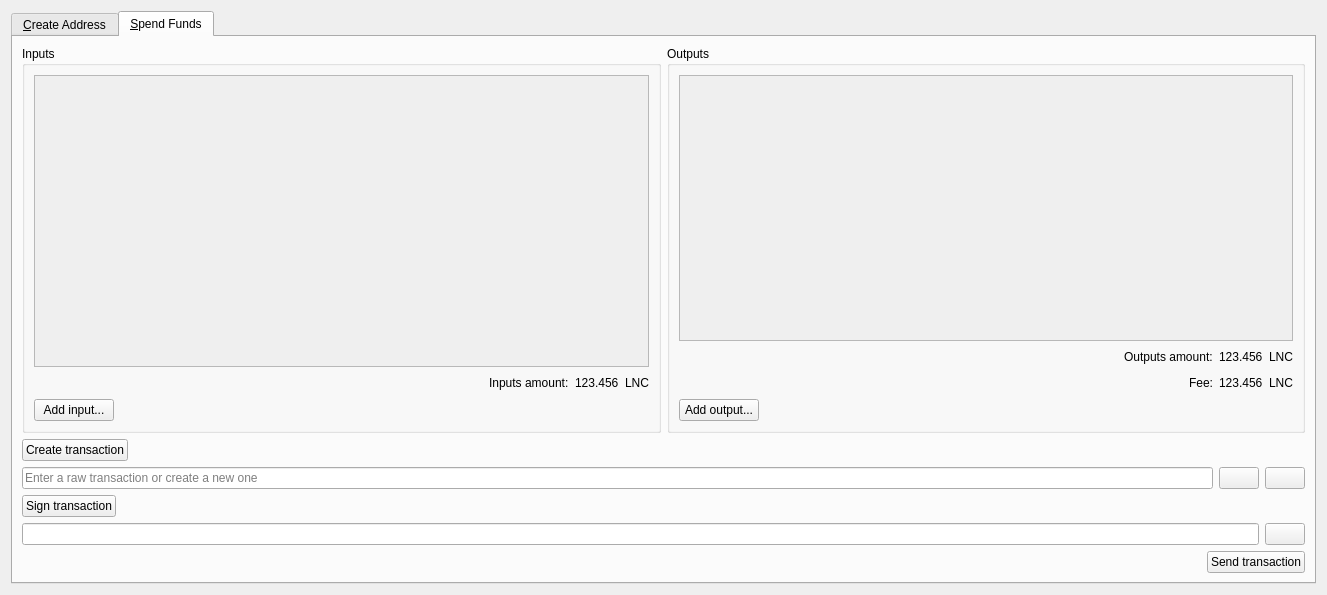
<?xml version="1.0" encoding="UTF-8"?>
<ui version="4.0">
 <class>MultisigDialog</class>
 <widget class="QDialog" name="MultisigDialog">
  <property name="geometry">
   <rect>
    <x>0</x>
    <y>0</y>
    <width>1327</width>
    <height>595</height>
   </rect>
  </property>
  <property name="windowTitle">
   <string>Multisig</string>
  </property>
  <layout class="QVBoxLayout" name="verticalLayout_2">
   <item>
    <widget class="QTabWidget" name="tabWidget">
     <property name="currentIndex">
      <number>1</number>
     </property>
     <widget class="QWidget" name="tabCreateAddress">
      <attribute name="title">
       <string>&amp;Create Address</string>
      </attribute>
      <layout class="QVBoxLayout" name="verticalLayout">
       <item>
        <widget class="QScrollArea" name="scrollArea">
         <property name="widgetResizable">
          <bool>true</bool>
         </property>
         <widget class="QWidget" name="scrollAreaWidgetContents">
          <property name="geometry">
           <rect>
            <x>0</x>
            <y>0</y>
            <width>1283</width>
            <height>345</height>
           </rect>
          </property>
          <layout class="QVBoxLayout" name="verticalLayout_3">
           <item>
            <layout class="QVBoxLayout" name="pubkeyEntries"/>
           </item>
           <item>
            <spacer name="verticalSpacer">
             <property name="orientation">
              <enum>Qt::Vertical</enum>
             </property>
             <property name="sizeHint" stdset="0">
              <size>
               <width>20</width>
               <height>40</height>
              </size>
             </property>
            </spacer>
           </item>
          </layout>
         </widget>
        </widget>
       </item>
       <item>
        <layout class="QHBoxLayout" name="horizontalLayout_14">
         <item>
          <widget class="QPushButton" name="addPubKeyButton">
           <property name="toolTip">
            <string>Add a member to the signing pool</string>
           </property>
           <property name="text">
            <string>&amp;Add public key...</string>
           </property>
           <property name="icon">
            <iconset resource="../bitcoin.qrc">
             <normaloff>:/icons/add</normaloff>:/icons/add</iconset>
           </property>
          </widget>
         </item>
         <item>
          <widget class="QPushButton" name="clearButton">
           <property name="sizePolicy">
            <sizepolicy hsizetype="Minimum" vsizetype="Fixed">
             <horstretch>0</horstretch>
             <verstretch>0</verstretch>
            </sizepolicy>
           </property>
           <property name="toolTip">
            <string>Remove all public key fields</string>
           </property>
           <property name="text">
            <string>Clear all</string>
           </property>
           <property name="icon">
            <iconset resource="../bitcoin.qrc">
             <normaloff>:/icons/remove</normaloff>:/icons/remove</iconset>
           </property>
           <property name="autoRepeatDelay">
            <number>300</number>
           </property>
          </widget>
         </item>
         <item>
          <spacer name="horizontalSpacer_8">
           <property name="orientation">
            <enum>Qt::Horizontal</enum>
           </property>
           <property name="sizeHint" stdset="0">
            <size>
             <width>40</width>
             <height>20</height>
            </size>
           </property>
          </spacer>
         </item>
        </layout>
       </item>
       <item>
        <layout class="QHBoxLayout" name="horizontalLayout_2">
         <item>
          <widget class="QLabel" name="requiredSignaturesLabel">
           <property name="text">
            <string>Required signatures:</string>
           </property>
          </widget>
         </item>
         <item>
          <widget class="QLineEdit" name="requiredSignatures">
           <property name="sizePolicy">
            <sizepolicy hsizetype="Minimum" vsizetype="Fixed">
             <horstretch>0</horstretch>
             <verstretch>0</verstretch>
            </sizepolicy>
           </property>
           <property name="minimumSize">
            <size>
             <width>127</width>
             <height>0</height>
            </size>
           </property>
           <property name="text">
            <string/>
           </property>
           <property name="maxLength">
            <number>2</number>
           </property>
           <property name="frame">
            <bool>true</bool>
           </property>
           <property name="alignment">
            <set>Qt::AlignRight|Qt::AlignTrailing|Qt::AlignVCenter</set>
           </property>
           <property name="placeholderText">
            <string>Enter a number</string>
           </property>
          </widget>
         </item>
         <item>
          <widget class="QLabel" name="maxSignaturesLabel">
           <property name="text">
            <string>/ 1</string>
           </property>
          </widget>
         </item>
         <item>
          <spacer name="horizontalSpacer_2">
           <property name="orientation">
            <enum>Qt::Horizontal</enum>
           </property>
           <property name="sizeHint" stdset="0">
            <size>
             <width>40</width>
             <height>20</height>
            </size>
           </property>
          </spacer>
         </item>
        </layout>
       </item>
       <item>
        <layout class="QHBoxLayout" name="horizontalLayout">
         <item>
          <widget class="QPushButton" name="createAddressButton">
           <property name="text">
            <string>Create multisig address</string>
           </property>
          </widget>
         </item>
         <item>
          <spacer name="horizontalSpacer">
           <property name="orientation">
            <enum>Qt::Horizontal</enum>
           </property>
           <property name="sizeHint" stdset="0">
            <size>
             <width>40</width>
             <height>20</height>
            </size>
           </property>
          </spacer>
         </item>
        </layout>
       </item>
       <item>
        <layout class="QHBoxLayout" name="horizontalLayoutMultisigAddress">
         <item>
          <widget class="QLabel" name="multisigAddressLabel">
           <property name="text">
            <string>Multisig address:</string>
           </property>
          </widget>
         </item>
         <item>
          <widget class="QLineEdit" name="multisigAddress">
           <property name="readOnly">
            <bool>true</bool>
           </property>
          </widget>
         </item>
         <item>
          <widget class="QPushButton" name="copyMultisigAddressButton">
           <property name="toolTip">
            <string>Copy the multisig address to the system clipboard</string>
           </property>
           <property name="text">
            <string/>
           </property>
           <property name="icon">
            <iconset resource="../bitcoin.qrc">
             <normaloff>:/icons/editcopy</normaloff>:/icons/editcopy</iconset>
           </property>
           <property name="autoDefault">
            <bool>false</bool>
           </property>
          </widget>
         </item>
        </layout>
       </item>
       <item>
        <layout class="QHBoxLayout" name="horizontalLayout_3">
         <item>
          <widget class="QLabel" name="redeemScriptLabel">
           <property name="text">
            <string>Redeem script:</string>
           </property>
          </widget>
         </item>
         <item>
          <widget class="QLineEdit" name="redeemScript">
           <property name="readOnly">
            <bool>true</bool>
           </property>
          </widget>
         </item>
         <item>
          <widget class="QPushButton" name="copyRedeemScriptButton">
           <property name="toolTip">
            <string>Copy the redeem script to the system clipboard</string>
           </property>
           <property name="text">
            <string/>
           </property>
           <property name="icon">
            <iconset resource="../bitcoin.qrc">
             <normaloff>:/icons/editcopy</normaloff>:/icons/editcopy</iconset>
           </property>
           <property name="autoDefault">
            <bool>false</bool>
           </property>
          </widget>
         </item>
        </layout>
       </item>
       <item>
        <layout class="QHBoxLayout" name="horizontalLayout_15">
         <item>
          <spacer name="horizontalSpacer_11">
           <property name="orientation">
            <enum>Qt::Horizontal</enum>
           </property>
           <property name="sizeHint" stdset="0">
            <size>
             <width>40</width>
             <height>20</height>
            </size>
           </property>
          </spacer>
         </item>
         <item>
          <widget class="QPushButton" name="saveRedeemScriptButton">
           <property name="toolTip">
            <string>The redeem script will be required to spend the funds sent to the multisig address</string>
           </property>
           <property name="text">
            <string>Save redeem script</string>
           </property>
          </widget>
         </item>
         <item>
          <widget class="QPushButton" name="saveMultisigAddressButton">
           <property name="toolTip">
            <string>Add the multisig address to your personal addresses</string>
           </property>
           <property name="text">
            <string>Add address to wallet</string>
           </property>
          </widget>
         </item>
        </layout>
       </item>
      </layout>
     </widget>
     <widget class="QWidget" name="tabSpendFunds">
      <attribute name="title">
       <string>&amp;Spend Funds</string>
      </attribute>
      <layout class="QVBoxLayout" name="verticalLayout_13">
       <item>
        <layout class="QVBoxLayout" name="verticalLayout_8">
         <item>
          <layout class="QHBoxLayout" name="horizontalLayout_4">
           <item>
            <widget class="QGroupBox" name="inputsBox">
             <property name="title">
              <string>Inputs</string>
             </property>
             <layout class="QVBoxLayout" name="verticalLayout_6">
              <item>
               <widget class="QScrollArea" name="scrollArea_2">
                <property name="minimumSize">
                 <size>
                  <width>0</width>
                  <height>0</height>
                 </size>
                </property>
                <property name="widgetResizable">
                 <bool>true</bool>
                </property>
                <widget class="QWidget" name="scrollAreaWidgetContents_2">
                 <property name="geometry">
                  <rect>
                   <x>0</x>
                   <y>0</y>
                   <width>616</width>
                   <height>271</height>
                  </rect>
                 </property>
                 <layout class="QVBoxLayout" name="verticalLayout_4">
                  <item>
                   <layout class="QVBoxLayout" name="inputs"/>
                  </item>
                  <item>
                   <spacer name="verticalSpacer_2">
                    <property name="orientation">
                     <enum>Qt::Vertical</enum>
                    </property>
                    <property name="sizeHint" stdset="0">
                     <size>
                      <width>20</width>
                      <height>42</height>
                     </size>
                    </property>
                   </spacer>
                  </item>
                 </layout>
                </widget>
               </widget>
              </item>
              <item>
               <layout class="QHBoxLayout" name="horizontalLayout_6">
                <item>
                 <spacer name="horizontalSpacer_9">
                  <property name="orientation">
                   <enum>Qt::Horizontal</enum>
                  </property>
                  <property name="sizeHint" stdset="0">
                   <size>
                    <width>40</width>
                    <height>20</height>
                   </size>
                  </property>
                 </spacer>
                </item>
                <item>
                 <widget class="QLabel" name="inputsAmountLabel">
                  <property name="text">
                   <string>Inputs amount:</string>
                  </property>
                 </widget>
                </item>
                <item>
                 <widget class="QLabel" name="inputsAmount">
                  <property name="text">
                   <string>123.456</string>
                  </property>
                  <property name="textInteractionFlags">
                   <set>Qt::LinksAccessibleByMouse|Qt::TextSelectableByKeyboard|Qt::TextSelectableByMouse</set>
                  </property>
                 </widget>
                </item>
                <item>
                 <widget class="QLabel" name="label">
                  <property name="text">
                   <string>LNC</string>
                  </property>
                 </widget>
                </item>
               </layout>
              </item>
              <item>
               <layout class="QHBoxLayout" name="horizontalLayout_5">
                <item>
                 <widget class="QPushButton" name="addInputButton">
                  <property name="text">
                   <string>Add input...</string>
                  </property>
                  <property name="icon">
                   <iconset resource="../bitcoin.qrc">
                    <normaloff>:/icons/add</normaloff>:/icons/add</iconset>
                  </property>
                 </widget>
                </item>
                <item>
                 <spacer name="horizontalSpacer_3">
                  <property name="orientation">
                   <enum>Qt::Horizontal</enum>
                  </property>
                  <property name="sizeHint" stdset="0">
                   <size>
                    <width>40</width>
                    <height>20</height>
                   </size>
                  </property>
                 </spacer>
                </item>
               </layout>
              </item>
             </layout>
            </widget>
           </item>
           <item>
            <widget class="QGroupBox" name="outputsBox">
             <property name="title">
              <string>Outputs</string>
             </property>
             <layout class="QVBoxLayout" name="verticalLayout_7">
              <item>
               <widget class="QScrollArea" name="scrollArea_3">
                <property name="minimumSize">
                 <size>
                  <width>0</width>
                  <height>0</height>
                 </size>
                </property>
                <property name="widgetResizable">
                 <bool>true</bool>
                </property>
                <widget class="QWidget" name="scrollAreaWidgetContents_3">
                 <property name="geometry">
                  <rect>
                   <x>0</x>
                   <y>0</y>
                   <width>615</width>
                   <height>243</height>
                  </rect>
                 </property>
                 <layout class="QVBoxLayout" name="verticalLayout_5">
                  <item>
                   <layout class="QVBoxLayout" name="outputs"/>
                  </item>
                  <item>
                   <spacer name="verticalSpacer_3">
                    <property name="orientation">
                     <enum>Qt::Vertical</enum>
                    </property>
                    <property name="sizeHint" stdset="0">
                     <size>
                      <width>20</width>
                      <height>42</height>
                     </size>
                    </property>
                   </spacer>
                  </item>
                 </layout>
                </widget>
               </widget>
              </item>
              <item>
               <layout class="QHBoxLayout" name="horizontalLayout_7">
                <item>
                 <spacer name="horizontalSpacer_10">
                  <property name="orientation">
                   <enum>Qt::Horizontal</enum>
                  </property>
                  <property name="sizeHint" stdset="0">
                   <size>
                    <width>40</width>
                    <height>20</height>
                   </size>
                  </property>
                 </spacer>
                </item>
                <item>
                 <widget class="QLabel" name="outputsAmountLabel">
                  <property name="text">
                   <string>Outputs amount:</string>
                  </property>
                 </widget>
                </item>
                <item>
                 <widget class="QLabel" name="outputsAmount">
                  <property name="text">
                   <string>123.456</string>
                  </property>
                  <property name="textInteractionFlags">
                   <set>Qt::LinksAccessibleByMouse|Qt::TextSelectableByKeyboard|Qt::TextSelectableByMouse</set>
                  </property>
                 </widget>
                </item>
                <item>
                 <widget class="QLabel" name="label_2">
                  <property name="text">
                   <string>LNC</string>
                  </property>
                 </widget>
                </item>
               </layout>
              </item>
              <item>
               <layout class="QHBoxLayout" name="horizontalLayout_16">
                <item>
                 <spacer name="horizontalSpacer_12">
                  <property name="orientation">
                   <enum>Qt::Horizontal</enum>
                  </property>
                  <property name="sizeHint" stdset="0">
                   <size>
                    <width>40</width>
                    <height>20</height>
                   </size>
                  </property>
                 </spacer>
                </item>
                <item>
                 <widget class="QLabel" name="feeLabel">
                  <property name="text">
                   <string>Fee:</string>
                  </property>
                 </widget>
                </item>
                <item>
                 <widget class="QLabel" name="fee">
                  <property name="text">
                   <string>123.456</string>
                  </property>
                 </widget>
                </item>
                <item>
                 <widget class="QLabel" name="label_3">
                  <property name="text">
                   <string>LNC</string>
                  </property>
                 </widget>
                </item>
               </layout>
              </item>
              <item>
               <layout class="QHBoxLayout" name="horizontalLayout_8">
                <item>
                 <widget class="QPushButton" name="addOutputButton">
                  <property name="text">
                   <string>Add output...</string>
                  </property>
                  <property name="icon">
                   <iconset resource="../bitcoin.qrc">
                    <normaloff>:/icons/add</normaloff>:/icons/add</iconset>
                  </property>
                 </widget>
                </item>
                <item>
                 <spacer name="horizontalSpacer_4">
                  <property name="orientation">
                   <enum>Qt::Horizontal</enum>
                  </property>
                  <property name="sizeHint" stdset="0">
                   <size>
                    <width>40</width>
                    <height>20</height>
                   </size>
                  </property>
                 </spacer>
                </item>
               </layout>
              </item>
             </layout>
            </widget>
           </item>
          </layout>
         </item>
         <item>
          <layout class="QHBoxLayout" name="horizontalLayout_9">
           <item>
            <widget class="QPushButton" name="createTransactionButton">
             <property name="text">
              <string>Create transaction</string>
             </property>
            </widget>
           </item>
           <item>
            <spacer name="horizontalSpacer_5">
             <property name="orientation">
              <enum>Qt::Horizontal</enum>
             </property>
             <property name="sizeHint" stdset="0">
              <size>
               <width>40</width>
               <height>20</height>
              </size>
             </property>
            </spacer>
           </item>
          </layout>
         </item>
        </layout>
       </item>
       <item>
        <layout class="QVBoxLayout" name="verticalLayout_10">
         <item>
          <layout class="QHBoxLayout" name="horizontalLayout_10">
           <item>
            <widget class="QLineEdit" name="transaction">
             <property name="sizePolicy">
              <sizepolicy hsizetype="Expanding" vsizetype="Fixed">
               <horstretch>0</horstretch>
               <verstretch>0</verstretch>
              </sizepolicy>
             </property>
             <property name="placeholderText">
              <string>Enter a raw transaction or create a new one</string>
             </property>
            </widget>
           </item>
           <item>
            <widget class="QPushButton" name="copyTransactionButton">
             <property name="toolTip">
              <string/>
             </property>
             <property name="text">
              <string/>
             </property>
             <property name="icon">
              <iconset resource="../bitcoin.qrc">
               <normaloff>:/icons/editcopy</normaloff>:/icons/editcopy</iconset>
             </property>
             <property name="autoDefault">
              <bool>false</bool>
             </property>
            </widget>
           </item>
           <item>
            <widget class="QPushButton" name="pasteTransactionButton">
             <property name="toolTip">
              <string>Paste address from clipboard</string>
             </property>
             <property name="text">
              <string/>
             </property>
             <property name="icon">
              <iconset resource="../bitcoin.qrc">
               <normaloff>:/icons/editpaste</normaloff>:/icons/editpaste</iconset>
             </property>
             <property name="shortcut">
              <string>Alt+P</string>
             </property>
             <property name="autoDefault">
              <bool>false</bool>
             </property>
            </widget>
           </item>
          </layout>
         </item>
         <item>
          <layout class="QHBoxLayout" name="horizontalLayout_11">
           <item>
            <widget class="QPushButton" name="signTransactionButton">
             <property name="text">
              <string>Sign transaction</string>
             </property>
             <property name="icon">
              <iconset resource="../bitcoin.qrc">
               <normaloff>:/icons/edit</normaloff>:/icons/edit</iconset>
             </property>
            </widget>
           </item>
           <item>
            <spacer name="horizontalSpacer_6">
             <property name="orientation">
              <enum>Qt::Horizontal</enum>
             </property>
             <property name="sizeHint" stdset="0">
              <size>
               <width>40</width>
               <height>20</height>
              </size>
             </property>
            </spacer>
           </item>
          </layout>
         </item>
        </layout>
       </item>
       <item>
        <layout class="QVBoxLayout" name="verticalLayout_12">
         <item>
          <layout class="QHBoxLayout" name="horizontalLayout_13">
           <item>
            <widget class="QLineEdit" name="signedTransaction">
             <property name="sizePolicy">
              <sizepolicy hsizetype="Expanding" vsizetype="Fixed">
               <horstretch>0</horstretch>
               <verstretch>0</verstretch>
              </sizepolicy>
             </property>
             <property name="readOnly">
              <bool>true</bool>
             </property>
            </widget>
           </item>
           <item>
            <widget class="QPushButton" name="copySignedTransactionButton">
             <property name="toolTip">
              <string/>
             </property>
             <property name="text">
              <string/>
             </property>
             <property name="icon">
              <iconset resource="../bitcoin.qrc">
               <normaloff>:/icons/editcopy</normaloff>:/icons/editcopy</iconset>
             </property>
             <property name="autoDefault">
              <bool>false</bool>
             </property>
            </widget>
           </item>
          </layout>
         </item>
         <item>
          <layout class="QHBoxLayout" name="horizontalLayout_12">
           <item>
            <widget class="QLabel" name="statusLabel">
             <property name="text">
              <string/>
             </property>
            </widget>
           </item>
           <item>
            <spacer name="horizontalSpacer_7">
             <property name="orientation">
              <enum>Qt::Horizontal</enum>
             </property>
             <property name="sizeHint" stdset="0">
              <size>
               <width>40</width>
               <height>20</height>
              </size>
             </property>
            </spacer>
           </item>
           <item>
            <widget class="QPushButton" name="sendTransactionButton">
             <property name="text">
              <string>Send transaction</string>
             </property>
             <property name="icon">
              <iconset resource="../bitcoin.qrc">
               <normaloff>:/icons/send</normaloff>:/icons/send</iconset>
             </property>
            </widget>
           </item>
          </layout>
         </item>
        </layout>
       </item>
      </layout>
     </widget>
    </widget>
   </item>
  </layout>
 </widget>
 <resources>
  <include location="../bitcoin.qrc"/>
 </resources>
 <connections/>
</ui>
